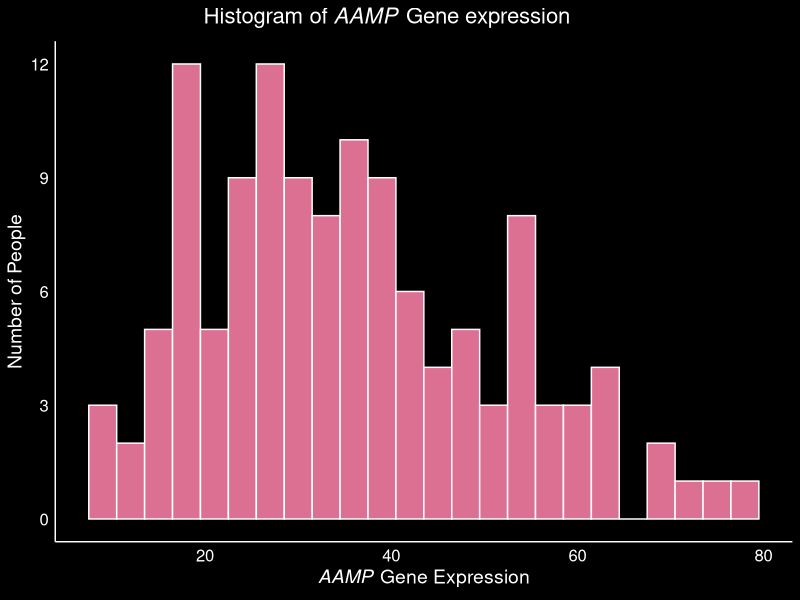
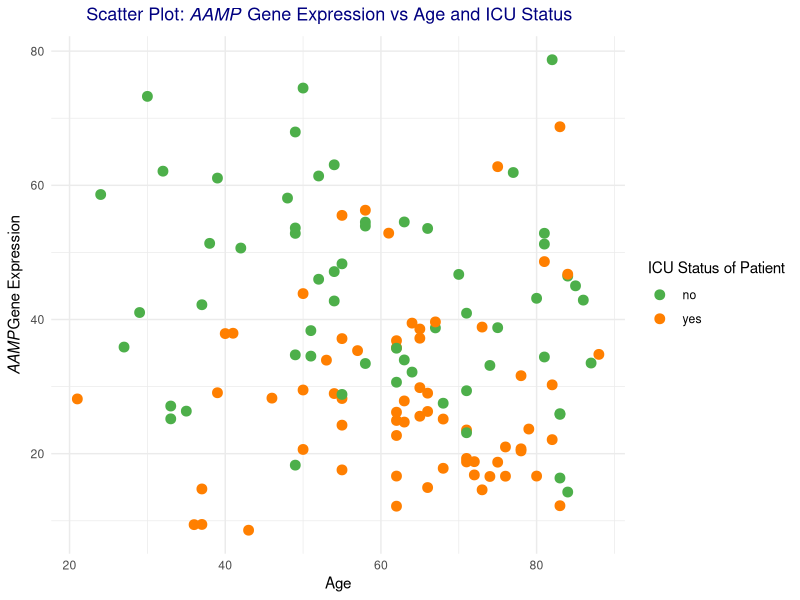
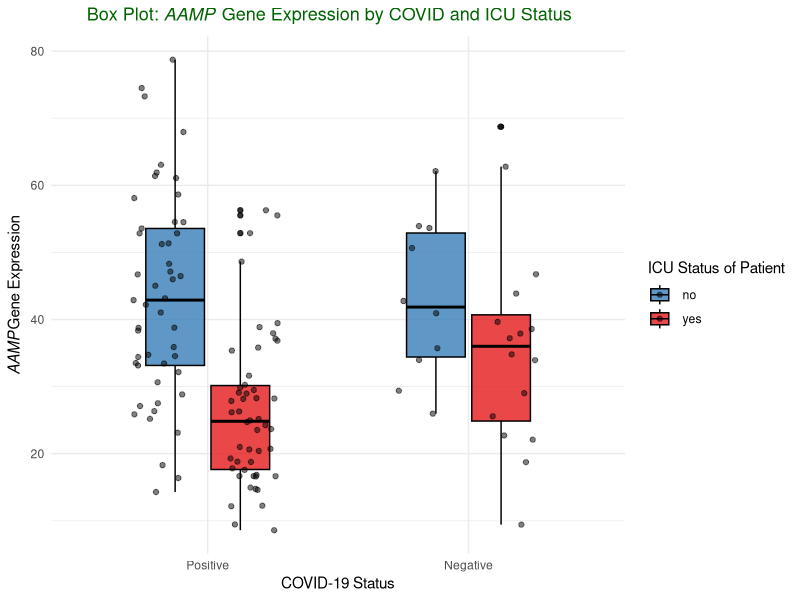
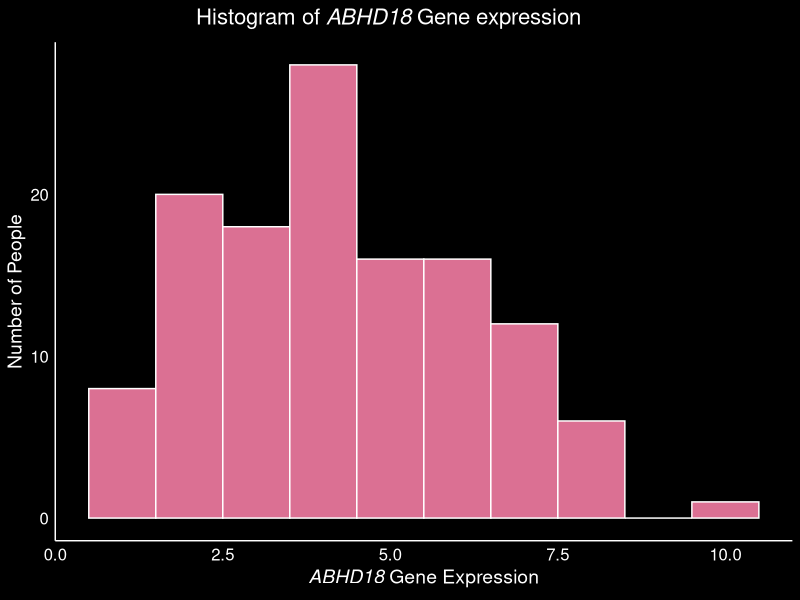
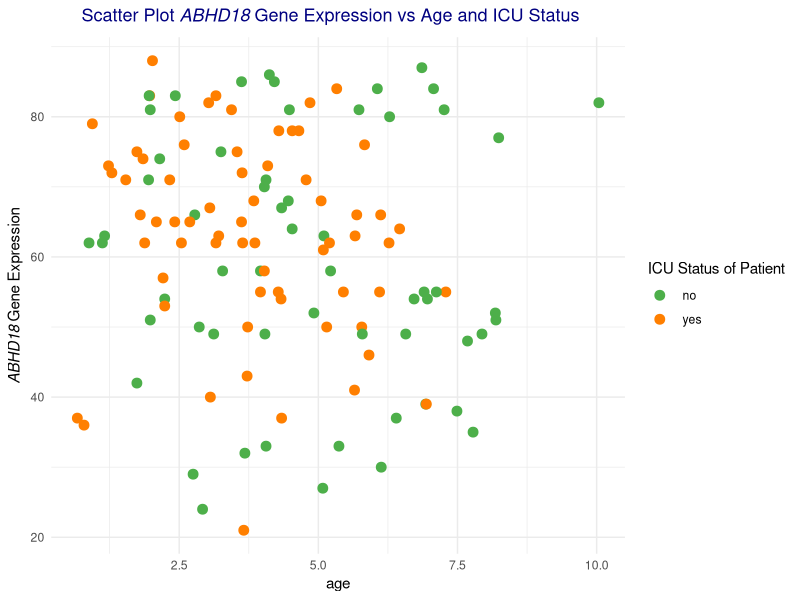
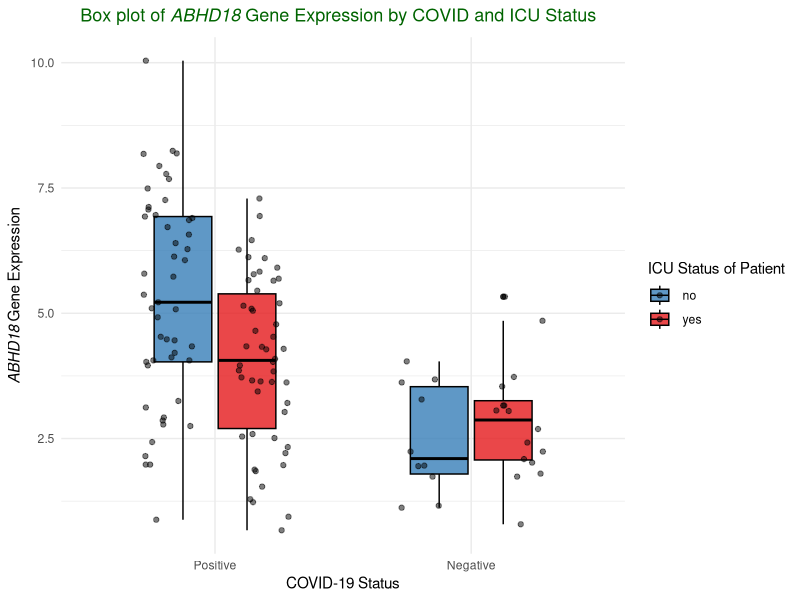
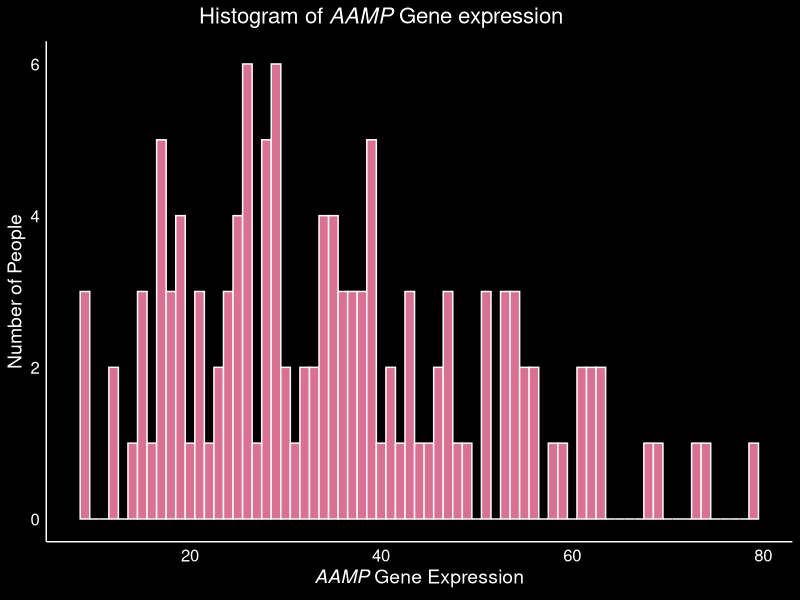
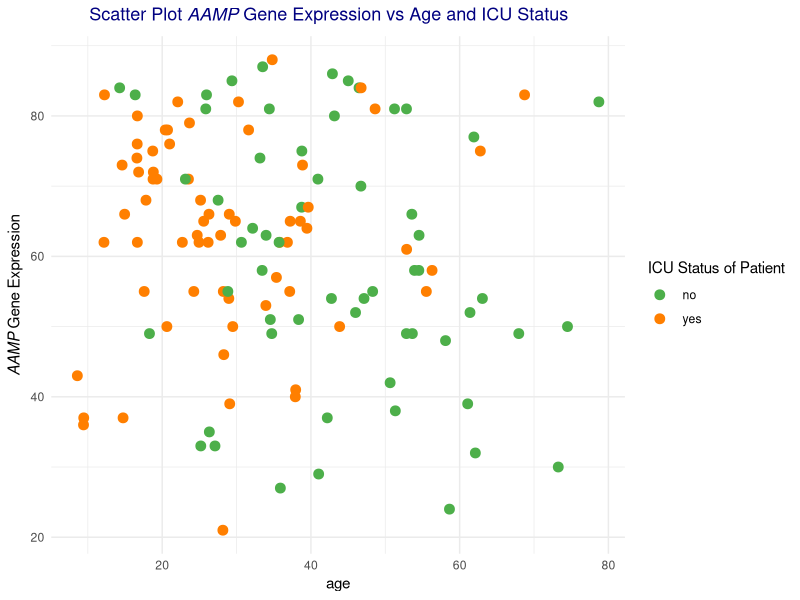

The R source for these figures, in order:
## ---- chunk 1
knitr::opts_chunk$set(echo = TRUE)
library(mice)
library(dplyr)
library(tidyverse)
library(ggplot2)
## ---- chunk 2

#set current working directory to the previous folder
setwd("../")

#import the geneExpression and metaData csv from the data folder
data_gene_Expression <- read.csv("data/QBS103_finalProject_geneExpression.csv", header=TRUE)
data_meta <- read.csv("data/QBS103_finalProject_metadata.csv", header=TRUE)


#We convert the geneExpression data from wide form into long form
data_gene_Expression.longForm <- data_gene_Expression %>%
  pivot_longer(cols = starts_with(c("COVID_","NONCOVID_")),
  names_to = "participant_id",
  values_to = "gene_expression_value"
  )

#make a final data frame by combining the two data sets and making it a data frame
final_df <- as.data.frame(data_gene_Expression.longForm %>% inner_join( data_meta, 
           by=c('participant_id')))

head(final_df)

## ---- chunk 3

#rename with x column with gene
final_df <- rename(final_df, gene = X)

#remove all unknown strings and substitute it with NAs
final_df[, 16:27][final_df[, 16:27] == ' unknown' | final_df[, 16:27] == 'unknown'] <- NA

#format the disease status column to just include the status
final_df$disease_status <- sub('disease state: ', '', final_df$disease_status)

#convert the column type of disease_status, sex, icu_status and mechanical_ventilation to factor
final_df <- final_df %>% 
  mutate_at(vars(disease_status, sex, icu_status, mechanical_ventilation), as.factor)

#convert the class of age, charlson_score
final_df <- final_df %>% 
  mutate_at(vars(age, apacheii,ferritin.ng.ml., 
                 crp.mg.l., ddimer.mg.l_feu., 
                 procalcitonin.ng.ml.., lactate.mmol.l., fibrinogen, sofa), as.integer)

head(final_df)

## ---- chunk 4
# check all the numeric colums
num_cols <- names(select_if(final_df, is.numeric))

# Create an imputation model
imputation_model <- mice(final_df[num_cols], method = "pmm", printFlag = FALSE)

# Perform the imputation
imputed_data_final <- complete(imputation_model)
# update the final data frame with the imputed values
final_df[num_cols] <- imputed_data_final[num_cols]

head(final_df)

## ---- chunk 5
final_subset <- final_df[final_df$gene == 'AAMP', 
                         c('gene',
                           'gene_expression_value','age', 
                           'icu_status', 'disease_status')]

head(final_subset)
## ---- chunk 6

breaks <- seq(0, 15, by = 3)

# Create the histogram with integer bins
ggplot(final_subset, aes(x = gene_expression_value)) +
  geom_histogram(binwidth = 3, color = "white", fill = "#DB7093") +
  scale_y_continuous(breaks = breaks) +
  theme_minimal() +
  theme(
    panel.background = element_rect(fill = "black"),
    plot.background = element_rect(fill = "black"),
    axis.line = element_line(color = "white"),
    axis.text = element_text(color = "white", size = 12),
    axis.title = element_text(color = "white", size = 14),
    panel.grid = element_blank(),
    plot.title = element_text(color = "white", size = 16, face = "bold", hjust = 0.4),
  ) +
  ggtitle(expression(paste("Histogram of ",italic("AAMP")," Gene expression"))) +
  xlab(expression(paste(italic("AAMP"), " Gene Expression"))) +
  ylab("Number of People")
## ---- chunk 7

my_colors_1 <- c("#4DAF4A", "#FF7F00")


# Create the scatter plot with custom color scheme
ggplot(final_subset, aes(x = age, y = gene_expression_value, color = icu_status)) +
  geom_point(size = 3) +
  scale_color_manual(values = my_colors_1, name = "ICU Status of Patient") +
  theme_minimal() +
      theme(
    plot.title = element_text(color = "navy", size = 13, face = "bold", hjust = 0.4)
  ) +
  ggtitle(expression(paste("Scatter Plot: ",italic("AAMP")," Gene Expression vs Age and ICU Status"))) +
  xlab("Age") +
  ylab(expression(paste(italic("AAMP"),"Gene Expression")))
## ---- chunk 8

my_colors_2 <- c("#377eb8", "#e41a1c")
ggplot(final_subset, aes(x = disease_status, y = gene_expression_value, fill = icu_status)) +
  geom_boxplot(color = "black", width = 0.5, alpha = 0.8) +
  scale_fill_manual(values = my_colors_2, name = "ICU Status of Patient") +
  geom_jitter(position = position_jitterdodge(), alpha = 0.5) +
  scale_x_discrete(labels = c("COVID-19" = "Positive", "non-COVID-19" = "Negative")) +
  theme_minimal() +
    theme_minimal() +
      theme(
    plot.title = element_text(color = "darkgreen", size = 13, face = "bold", hjust = 0.4)
  )+
  ggtitle(expression(paste("Box Plot: ",italic("AAMP")," Gene Expression by COVID and ICU Status"))) +
  xlab("COVID-19 Status") +
  ylab(expression(paste(italic("AAMP"),"Gene Expression")))
## ---- chunk 9
my_plots_function <- function(dataFrame, genes.list, cont.covariate, cat.covariates) {
  #breaks <- seq(min(freque), 15, by = 3)
  my_colors_1 <- c("#4DAF4A", "#FF7F00")
  my_colors_2 <- c("#377eb8", "#e41a1c")
  all.plots.list <- list()

  for (gene in genes.list) {
    gene_subset <- final_df[final_df$gene == gene, 
                            c('gene','gene_expression_value',paste(cont.covariate), paste(cat.covariates))]

    
   histogram <- ggplot(gene_subset, aes(x = gene_expression_value)) +
  geom_histogram(binwidth = 1, color = "white", fill = "#DB7093") +
  #scale_y_continuous(breaks = breaks) +
  theme_minimal() +
  theme(
    panel.background = element_rect(fill = "black"),
    plot.background = element_rect(fill = "black"),
    axis.line = element_line(color = "white"),
    axis.text = element_text(color = "white", size = 12),
    axis.title = element_text(color = "white", size = 14),
    panel.grid = element_blank(),
    plot.title = element_text(color = "white", size = 16, face = "bold", hjust = 0.4),
  ) +
  ggtitle(substitute(Histogram ~ of ~ italic(gene) ~ Gene ~ expression, list(gene = gene))) +
  xlab(substitute(italic(gene) ~ Gene ~ Expression, list(gene = gene))) +
  ylab("Number of People")


  scatter.plot <- ggplot(gene_subset, aes(x = gene_expression_value, y = gene_subset[[cont.covariate]], color = gene_subset[[cat.covariates[2]]])) +
  geom_point(size = 3) +
  scale_color_manual(values = my_colors_1, name = "ICU Status of Patient") +
  theme_minimal() +
      theme(
    plot.title = element_text(color = "navy", size = 13, face = "bold", hjust = 0.4)
  ) +
  ggtitle(substitute(Scatter ~ Plot ~ italic(gene) ~ Gene ~ Expression ~ vs ~ Age ~ and ~ ICU ~ Status)) +
  xlab(substitute(cont.covariate)) +
  ylab(substitute(italic(gene) ~ Gene ~ Expression))

  
box.plot <- ggplot(gene_subset, aes(x = gene_subset[[cat.covariates[1]]], y = gene_expression_value, fill = gene_subset[[cat.covariates[2]]])) +
  geom_boxplot(color = "black", width = 0.5, alpha = 0.8) +
  scale_fill_manual(values = my_colors_2, name = "ICU Status of Patient") +
  geom_jitter(position = position_jitterdodge(), alpha = 0.5) +
  scale_x_discrete(labels = c("COVID-19" = "Positive", "non-COVID-19" = "Negative")) +
  theme_minimal() +
  theme(
    plot.title = element_text(color = "darkgreen", size = 13, face = "bold", hjust = 0.4)
  ) +
  ggtitle(substitute(Box ~ plot ~ of ~ italic(gene) ~ Gene ~ Expression ~ by ~ COVID ~ and ~ ICU ~ Status)) +
  xlab("COVID-19 Status") +
  ylab(substitute(italic(gene) ~ Gene ~ Expression))


    all.plots.list[[gene]] <- list(histogram = histogram, scatter.plot = scatter.plot, box.plot = box.plot)
  }

  return(all.plots.list)
}

all.plots.list <- my_plots_function(final_subset, c('ABHD18', 'AAMP', 'ABHD17C'), 'age', c('disease_status', 'icu_status'))

for (gene in names(all.plots.list)) {
  print(all.plots.list[[gene]]$histogram)
  print(all.plots.list[[gene]]$scatter.plot)
  print(all.plots.list[[gene]]$box.plot)
}
